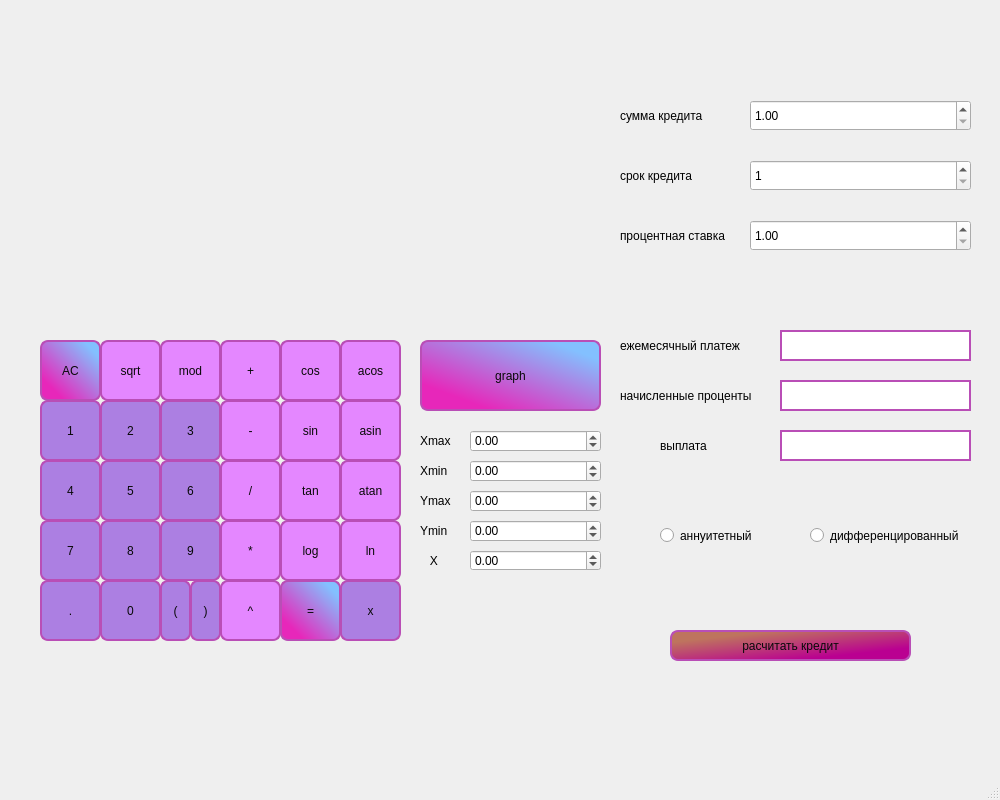
<?xml version="1.0" encoding="UTF-8"?>
<ui version="4.0">
 <class>MainWindow</class>
 <widget class="QMainWindow" name="MainWindow">
  <property name="geometry">
   <rect>
    <x>0</x>
    <y>0</y>
    <width>1000</width>
    <height>800</height>
   </rect>
  </property>
  <property name="minimumSize">
   <size>
    <width>1000</width>
    <height>800</height>
   </size>
  </property>
  <property name="maximumSize">
   <size>
    <width>1000</width>
    <height>800</height>
   </size>
  </property>
  <property name="windowTitle">
   <string>MainWindow</string>
  </property>
  <widget class="QWidget" name="centralwidget">
   <widget class="QPushButton" name="pushButton_AC">
    <property name="geometry">
     <rect>
      <x>40</x>
      <y>340</y>
      <width>61</width>
      <height>61</height>
     </rect>
    </property>
    <property name="styleSheet">
     <string notr="true">QPushButton {
background-color:qlineargradient(spread:pad, x1:0.187, y1:0.801136, x2:0.847005, y2:0.125091, stop:0 rgba(231, 39, 186, 255), stop:1 rgba(131, 192, 255, 255));
color:rgb(9, 9, 9);
border:2px solid rgb(185, 78, 182);
border-radius:8px;
}
QPushButton:hover {
background-color:rgb(255, 101, 103);
color:white;
border:2px solid white;
border-radius:8px;
}</string>
    </property>
    <property name="text">
     <string>AC</string>
    </property>
   </widget>
   <widget class="QLabel" name="show_str">
    <property name="geometry">
     <rect>
      <x>40</x>
      <y>300</y>
      <width>361</width>
      <height>31</height>
     </rect>
    </property>
    <property name="styleSheet">
     <string>QPushButton {
background-color:#rgb(186, 97, 0);
color:black;
border:2px solid black;
border-radius:8px;
}
QPushButton:hover {
background-color:black;
color:white;
border:2px solid white;
border-radius:8px;
}</string>
    </property>
    <property name="text">
     <string/>
    </property>
   </widget>
   <widget class="QPushButton" name="pushButton_mod">
    <property name="geometry">
     <rect>
      <x>160</x>
      <y>340</y>
      <width>61</width>
      <height>61</height>
     </rect>
    </property>
    <property name="styleSheet">
     <string notr="true">QPushButton {
background-color:rgb(228, 135, 255);
color:rgb(9, 9, 9);
border:2px solid rgb(185, 78, 182);
border-radius:8px;
}
QPushButton:hover {
background-color:rgb(255, 101, 103);
color:white;
border:2px solid white;
border-radius:8px;
}</string>
    </property>
    <property name="text">
     <string>mod</string>
    </property>
   </widget>
   <widget class="QPushButton" name="pushButton_cos">
    <property name="geometry">
     <rect>
      <x>280</x>
      <y>340</y>
      <width>61</width>
      <height>61</height>
     </rect>
    </property>
    <property name="styleSheet">
     <string notr="true">QPushButton {
background-color:rgb(228, 135, 255);
color:rgb(9, 9, 9);
border:2px solid rgb(185, 78, 182);
border-radius:8px;
}
QPushButton:hover {
background-color:rgb(255, 101, 103);
color:white;
border:2px solid white;
border-radius:8px;
}</string>
    </property>
    <property name="text">
     <string>cos</string>
    </property>
   </widget>
   <widget class="QPushButton" name="pushButton_acos">
    <property name="geometry">
     <rect>
      <x>340</x>
      <y>340</y>
      <width>61</width>
      <height>61</height>
     </rect>
    </property>
    <property name="styleSheet">
     <string notr="true">QPushButton {
background-color:rgb(228, 135, 255);
color:rgb(9, 9, 9);
border:2px solid rgb(185, 78, 182);
border-radius:8px;
}
QPushButton:hover {
background-color:rgb(255, 101, 103);
color:white;
border:2px solid white;
border-radius:8px;
}</string>
    </property>
    <property name="text">
     <string>acos</string>
    </property>
   </widget>
   <widget class="QPushButton" name="pushButton_plus">
    <property name="geometry">
     <rect>
      <x>220</x>
      <y>340</y>
      <width>61</width>
      <height>61</height>
     </rect>
    </property>
    <property name="styleSheet">
     <string notr="true">QPushButton {
background-color:rgb(228, 135, 255);
color:rgb(9, 9, 9);
border:2px solid rgb(185, 78, 182);
border-radius:8px;
}
QPushButton:hover {
background-color:rgb(255, 101, 103);
color:white;
border:2px solid white;
border-radius:8px;
}</string>
    </property>
    <property name="text">
     <string>+</string>
    </property>
   </widget>
   <widget class="QPushButton" name="pushButton_3">
    <property name="geometry">
     <rect>
      <x>160</x>
      <y>400</y>
      <width>61</width>
      <height>61</height>
     </rect>
    </property>
    <property name="styleSheet">
     <string notr="true">QPushButton {
background-color:rgb(172, 127, 226);
color:rgb(9, 9, 9);
border:2px solid rgb(185, 78, 182);
border-radius:8px;
}
QPushButton:hover {
background-color:rgb(255, 101, 103);
color:white;
border:2px solid white;
border-radius:8px;
}</string>
    </property>
    <property name="text">
     <string>3</string>
    </property>
   </widget>
   <widget class="QPushButton" name="pushButton_minus">
    <property name="geometry">
     <rect>
      <x>220</x>
      <y>400</y>
      <width>61</width>
      <height>61</height>
     </rect>
    </property>
    <property name="styleSheet">
     <string notr="true">QPushButton {
background-color:rgb(228, 135, 255);
color:rgb(9, 9, 9);
border:2px solid rgb(185, 78, 182);
border-radius:8px;
}
QPushButton:hover {
background-color:rgb(255, 101, 103);
color:white;
border:2px solid white;
border-radius:8px;
}</string>
    </property>
    <property name="text">
     <string>-</string>
    </property>
   </widget>
   <widget class="QPushButton" name="pushButton_2">
    <property name="geometry">
     <rect>
      <x>100</x>
      <y>400</y>
      <width>61</width>
      <height>61</height>
     </rect>
    </property>
    <property name="styleSheet">
     <string notr="true">QPushButton {
background-color:rgb(172, 127, 226);
color:rgb(9, 9, 9);
border:2px solid rgb(185, 78, 182);
border-radius:8px;
}
QPushButton:hover {
background-color:rgb(255, 101, 103);
color:white;
border:2px solid white;
border-radius:8px;
}</string>
    </property>
    <property name="text">
     <string>2</string>
    </property>
   </widget>
   <widget class="QPushButton" name="pushButton_1">
    <property name="geometry">
     <rect>
      <x>40</x>
      <y>400</y>
      <width>61</width>
      <height>61</height>
     </rect>
    </property>
    <property name="styleSheet">
     <string notr="true">QPushButton {
background-color:rgb(172, 127, 226);
color:rgb(9, 9, 9);
border:2px solid rgb(185, 78, 182);
border-radius:8px;
}
QPushButton:hover {
background-color:rgb(255, 101, 103);
color:white;
border:2px solid white;
border-radius:8px;
}</string>
    </property>
    <property name="text">
     <string>1</string>
    </property>
   </widget>
   <widget class="QPushButton" name="pushButton_asin">
    <property name="geometry">
     <rect>
      <x>340</x>
      <y>400</y>
      <width>61</width>
      <height>61</height>
     </rect>
    </property>
    <property name="styleSheet">
     <string notr="true">QPushButton {
background-color:rgb(228, 135, 255);
color:rgb(9, 9, 9);
border:2px solid rgb(185, 78, 182);
border-radius:8px;
}
QPushButton:hover {
background-color:rgb(255, 101, 103);
color:white;
border:2px solid white;
border-radius:8px;
}</string>
    </property>
    <property name="text">
     <string>asin</string>
    </property>
   </widget>
   <widget class="QPushButton" name="pushButton_sin">
    <property name="geometry">
     <rect>
      <x>280</x>
      <y>400</y>
      <width>61</width>
      <height>61</height>
     </rect>
    </property>
    <property name="styleSheet">
     <string notr="true">QPushButton {
background-color:rgb(228, 135, 255);
color:rgb(9, 9, 9);
border:2px solid rgb(185, 78, 182);
border-radius:8px;
}
QPushButton:hover {
background-color:rgb(255, 101, 103);
color:white;
border:2px solid white;
border-radius:8px;
}</string>
    </property>
    <property name="text">
     <string>sin</string>
    </property>
   </widget>
   <widget class="QPushButton" name="pushButton_6">
    <property name="geometry">
     <rect>
      <x>160</x>
      <y>460</y>
      <width>61</width>
      <height>61</height>
     </rect>
    </property>
    <property name="styleSheet">
     <string notr="true">QPushButton {
background-color:rgb(172, 127, 226);
color:rgb(9, 9, 9);
border:2px solid rgb(185, 78, 182);
border-radius:8px;
}
QPushButton:hover {
background-color:rgb(255, 101, 103);
color:white;
border:2px solid white;
border-radius:8px;
}</string>
    </property>
    <property name="text">
     <string>6</string>
    </property>
   </widget>
   <widget class="QPushButton" name="pushButton_8">
    <property name="geometry">
     <rect>
      <x>100</x>
      <y>520</y>
      <width>61</width>
      <height>61</height>
     </rect>
    </property>
    <property name="styleSheet">
     <string notr="true">QPushButton {
background-color:rgb(172, 127, 226);
color:rgb(9, 9, 9);
border:2px solid rgb(185, 78, 182);
border-radius:8px;
}
QPushButton:hover {
background-color:rgb(255, 101, 103);
color:white;
border:2px solid white;
border-radius:8px;
}</string>
    </property>
    <property name="text">
     <string>8</string>
    </property>
   </widget>
   <widget class="QPushButton" name="pushButton_div">
    <property name="geometry">
     <rect>
      <x>220</x>
      <y>460</y>
      <width>61</width>
      <height>61</height>
     </rect>
    </property>
    <property name="styleSheet">
     <string notr="true">QPushButton {
background-color:rgb(228, 135, 255);
color:rgb(9, 9, 9);
border:2px solid rgb(185, 78, 182);
border-radius:8px;
}
QPushButton:hover {
background-color:rgb(255, 101, 103);
color:white;
border:2px solid white;
border-radius:8px;
}</string>
    </property>
    <property name="text">
     <string>/</string>
    </property>
   </widget>
   <widget class="QPushButton" name="pushButton_muilt">
    <property name="geometry">
     <rect>
      <x>220</x>
      <y>520</y>
      <width>61</width>
      <height>61</height>
     </rect>
    </property>
    <property name="styleSheet">
     <string notr="true">QPushButton {
background-color:rgb(228, 135, 255);
color:rgb(9, 9, 9);
border:2px solid rgb(185, 78, 182);
border-radius:8px;
}
QPushButton:hover {
background-color:rgb(255, 101, 103);
color:white;
border:2px solid white;
border-radius:8px;
}</string>
    </property>
    <property name="text">
     <string>*</string>
    </property>
   </widget>
   <widget class="QPushButton" name="pushButton_7">
    <property name="geometry">
     <rect>
      <x>40</x>
      <y>520</y>
      <width>61</width>
      <height>61</height>
     </rect>
    </property>
    <property name="styleSheet">
     <string notr="true">QPushButton {
background-color:rgb(172, 127, 226);
color:rgb(9, 9, 9);
border:2px solid rgb(185, 78, 182);
border-radius:8px;
}
QPushButton:hover {
background-color:rgb(255, 101, 103);
color:white;
border:2px solid white;
border-radius:8px;
}</string>
    </property>
    <property name="text">
     <string>7</string>
    </property>
   </widget>
   <widget class="QPushButton" name="pushButton_log">
    <property name="geometry">
     <rect>
      <x>280</x>
      <y>520</y>
      <width>61</width>
      <height>61</height>
     </rect>
    </property>
    <property name="styleSheet">
     <string notr="true">QPushButton {
background-color:rgb(228, 135, 255);
color:rgb(9, 9, 9);
border:2px solid rgb(185, 78, 182);
border-radius:8px;
}
QPushButton:hover {
background-color:rgb(255, 101, 103);
color:white;
border:2px solid white;
border-radius:8px;
}</string>
    </property>
    <property name="text">
     <string>log</string>
    </property>
   </widget>
   <widget class="QPushButton" name="pushButton_5">
    <property name="geometry">
     <rect>
      <x>100</x>
      <y>460</y>
      <width>61</width>
      <height>61</height>
     </rect>
    </property>
    <property name="styleSheet">
     <string notr="true">QPushButton {
background-color:rgb(172, 127, 226);
color:rgb(9, 9, 9);
border:2px solid rgb(185, 78, 182);
border-radius:8px;
}
QPushButton:hover {
background-color:rgb(255, 101, 103);
color:white;
border:2px solid white;
border-radius:8px;
}</string>
    </property>
    <property name="text">
     <string>5</string>
    </property>
   </widget>
   <widget class="QPushButton" name="pushButton_4">
    <property name="geometry">
     <rect>
      <x>40</x>
      <y>460</y>
      <width>61</width>
      <height>61</height>
     </rect>
    </property>
    <property name="styleSheet">
     <string notr="true">QPushButton {
background-color:rgb(172, 127, 226);
color:rgb(9, 9, 9);
border:2px solid rgb(185, 78, 182);
border-radius:8px;
}
QPushButton:hover {
background-color:rgb(255, 101, 103);
color:white;
border:2px solid white;
border-radius:8px;
}</string>
    </property>
    <property name="text">
     <string>4</string>
    </property>
   </widget>
   <widget class="QPushButton" name="pushButton_atan">
    <property name="geometry">
     <rect>
      <x>340</x>
      <y>460</y>
      <width>61</width>
      <height>61</height>
     </rect>
    </property>
    <property name="styleSheet">
     <string notr="true">QPushButton {
background-color:rgb(228, 135, 255);
color:rgb(9, 9, 9);
border:2px solid rgb(185, 78, 182);
border-radius:8px;
}
QPushButton:hover {
background-color:rgb(255, 101, 103);
color:white;
border:2px solid white;
border-radius:8px;
}</string>
    </property>
    <property name="text">
     <string>atan</string>
    </property>
   </widget>
   <widget class="QPushButton" name="pushButton_9">
    <property name="geometry">
     <rect>
      <x>160</x>
      <y>520</y>
      <width>61</width>
      <height>61</height>
     </rect>
    </property>
    <property name="styleSheet">
     <string notr="true">QPushButton {
background-color:rgb(172, 127, 226);
color:rgb(9, 9, 9);
border:2px solid rgb(185, 78, 182);
border-radius:8px;
}
QPushButton:hover {
background-color:rgb(255, 101, 103);
color:white;
border:2px solid white;
border-radius:8px;
}</string>
    </property>
    <property name="text">
     <string>9</string>
    </property>
   </widget>
   <widget class="QPushButton" name="pushButton_ln">
    <property name="geometry">
     <rect>
      <x>340</x>
      <y>520</y>
      <width>61</width>
      <height>61</height>
     </rect>
    </property>
    <property name="styleSheet">
     <string notr="true">QPushButton {
background-color:rgb(228, 135, 255);
color:rgb(9, 9, 9);
border:2px solid rgb(185, 78, 182);
border-radius:8px;
}
QPushButton:hover {
background-color:rgb(255, 101, 103);
color:white;
border:2px solid white;
border-radius:8px;
}</string>
    </property>
    <property name="text">
     <string>ln</string>
    </property>
   </widget>
   <widget class="QPushButton" name="pushButton_tan">
    <property name="geometry">
     <rect>
      <x>280</x>
      <y>460</y>
      <width>61</width>
      <height>61</height>
     </rect>
    </property>
    <property name="styleSheet">
     <string notr="true">QPushButton {
background-color:rgb(228, 135, 255);
color:rgb(9, 9, 9);
border:2px solid rgb(185, 78, 182);
border-radius:8px;
}
QPushButton:hover {
background-color:rgb(255, 101, 103);
color:white;
border:2px solid white;
border-radius:8px;
}</string>
    </property>
    <property name="text">
     <string>tan</string>
    </property>
   </widget>
   <widget class="QPushButton" name="pushButton_sqrt">
    <property name="geometry">
     <rect>
      <x>100</x>
      <y>340</y>
      <width>61</width>
      <height>61</height>
     </rect>
    </property>
    <property name="styleSheet">
     <string notr="true">QPushButton {
background-color:rgb(228, 135, 255);
color:rgb(9, 9, 9);
border:2px solid rgb(185, 78, 182);
border-radius:8px;
}
QPushButton:hover {
background-color:rgb(255, 101, 103);
color:white;
border:2px solid white;
border-radius:8px;
}</string>
    </property>
    <property name="text">
     <string>sqrt</string>
    </property>
   </widget>
   <widget class="QPushButton" name="pushButton_eq">
    <property name="geometry">
     <rect>
      <x>280</x>
      <y>580</y>
      <width>61</width>
      <height>61</height>
     </rect>
    </property>
    <property name="styleSheet">
     <string notr="true">QPushButton {
background-color:qlineargradient(spread:pad, x1:0.187, y1:0.801136, x2:0.847005, y2:0.125091, stop:0 rgba(231, 39, 186, 255), stop:1 rgba(131, 192, 255, 255));
color:rgb(9, 9, 9);
border:2px solid rgb(185, 78, 182);
border-radius:8px;
}
QPushButton:hover {
background-color:rgb(255, 101, 103);
color:white;
border:2px solid white;
border-radius:8px;
}</string>
    </property>
    <property name="text">
     <string>=</string>
    </property>
   </widget>
   <widget class="QPushButton" name="pushButton_open">
    <property name="geometry">
     <rect>
      <x>160</x>
      <y>580</y>
      <width>31</width>
      <height>61</height>
     </rect>
    </property>
    <property name="styleSheet">
     <string notr="true">QPushButton {
background-color:rgb(172, 127, 226);
color:rgb(9, 9, 9);
border:2px solid rgb(185, 78, 182);
border-radius:8px;
}
QPushButton:hover {
background-color:rgb(255, 101, 103);
color:white;
border:2px solid white;
border-radius:8px;
}</string>
    </property>
    <property name="text">
     <string>(</string>
    </property>
   </widget>
   <widget class="QPushButton" name="pushButton_dot">
    <property name="geometry">
     <rect>
      <x>40</x>
      <y>580</y>
      <width>61</width>
      <height>61</height>
     </rect>
    </property>
    <property name="styleSheet">
     <string notr="true">QPushButton {
background-color:rgb(172, 127, 226);
color:rgb(9, 9, 9);
border:2px solid rgb(185, 78, 182);
border-radius:8px;
}
QPushButton:hover {
background-color:rgb(255, 101, 103);
color:white;
border:2px solid white;
border-radius:8px;
}</string>
    </property>
    <property name="text">
     <string>.</string>
    </property>
   </widget>
   <widget class="QPushButton" name="pushButton_x">
    <property name="geometry">
     <rect>
      <x>340</x>
      <y>580</y>
      <width>61</width>
      <height>61</height>
     </rect>
    </property>
    <property name="styleSheet">
     <string notr="true">QPushButton {
background-color:rgb(172, 127, 226);
color:rgb(9, 9, 9);
border:2px solid rgb(185, 78, 182);
border-radius:8px;
}
QPushButton:hover {
background-color:rgb(255, 101, 103);
color:white;
border:2px solid white;
border-radius:8px;
}</string>
    </property>
    <property name="text">
     <string>x</string>
    </property>
   </widget>
   <widget class="QPushButton" name="pushButton_0">
    <property name="geometry">
     <rect>
      <x>100</x>
      <y>580</y>
      <width>61</width>
      <height>61</height>
     </rect>
    </property>
    <property name="styleSheet">
     <string notr="true">QPushButton {
background-color:rgb(172, 127, 226);
color:rgb(9, 9, 9);
border:2px solid rgb(185, 78, 182);
border-radius:8px;
}
QPushButton:hover {
background-color:rgb(255, 101, 103);
color:white;
border:2px solid white;
border-radius:8px;
}</string>
    </property>
    <property name="text">
     <string>0</string>
    </property>
   </widget>
   <widget class="QPushButton" name="pushButton_close">
    <property name="geometry">
     <rect>
      <x>190</x>
      <y>580</y>
      <width>31</width>
      <height>61</height>
     </rect>
    </property>
    <property name="styleSheet">
     <string notr="true">QPushButton {
background-color:rgb(172, 127, 226);
color:rgb(9, 9, 9);
border:2px solid rgb(185, 78, 182);
border-radius:8px;
}
QPushButton:hover {
background-color:rgb(255, 101, 103);
color:white;
border:2px solid white;
border-radius:8px;
}</string>
    </property>
    <property name="text">
     <string>)</string>
    </property>
   </widget>
   <widget class="QPushButton" name="pushButton_pow">
    <property name="geometry">
     <rect>
      <x>220</x>
      <y>580</y>
      <width>61</width>
      <height>61</height>
     </rect>
    </property>
    <property name="styleSheet">
     <string notr="true">QPushButton {
background-color:rgb(228, 135, 255);
color:rgb(9, 9, 9);
border:2px solid rgb(185, 78, 182);
border-radius:8px;
}
QPushButton:hover {
background-color:rgb(255, 101, 103);
color:white;
border:2px solid white;
border-radius:8px;
}</string>
    </property>
    <property name="text">
     <string>^</string>
    </property>
   </widget>
   <widget class="QDoubleSpinBox" name="box_for_x">
    <property name="geometry">
     <rect>
      <x>470</x>
      <y>550</y>
      <width>131</width>
      <height>21</height>
     </rect>
    </property>
    <property name="minimum">
     <double>-1000000.000000000000000</double>
    </property>
    <property name="maximum">
     <double>1000000.000000000000000</double>
    </property>
   </widget>
   <widget class="QCustomPlot" name="widget_graph" native="true">
    <property name="geometry">
     <rect>
      <x>40</x>
      <y>50</y>
      <width>561</width>
      <height>241</height>
     </rect>
    </property>
    <property name="styleSheet">
     <string notr="true"/>
    </property>
   </widget>
   <widget class="QPushButton" name="pushButton">
    <property name="geometry">
     <rect>
      <x>420</x>
      <y>340</y>
      <width>181</width>
      <height>71</height>
     </rect>
    </property>
    <property name="styleSheet">
     <string notr="true">QPushButton {
background-color:qlineargradient(spread:pad, x1:0.187, y1:0.801136, x2:0.847005, y2:0.125091, stop:0 rgba(231, 39, 186, 255), stop:1 rgba(131, 192, 255, 255));
color:rgb(9, 9, 9);
border:2px solid rgb(185, 78, 182);
border-radius:8px;
}
QPushButton:hover {
background-color:rgb(255, 101, 103);
color:white;
border:2px solid white;
border-radius:8px;
}</string>
    </property>
    <property name="text">
     <string>graph</string>
    </property>
   </widget>
   <widget class="QDoubleSpinBox" name="doubleSpinBox_Xmax">
    <property name="geometry">
     <rect>
      <x>470</x>
      <y>430</y>
      <width>131</width>
      <height>22</height>
     </rect>
    </property>
    <property name="styleSheet">
     <string notr="true"/>
    </property>
    <property name="minimum">
     <double>-1000000.000000000000000</double>
    </property>
    <property name="maximum">
     <double>1000000.000000000000000</double>
    </property>
   </widget>
   <widget class="QDoubleSpinBox" name="doubleSpinBox_Xmin">
    <property name="geometry">
     <rect>
      <x>470</x>
      <y>460</y>
      <width>131</width>
      <height>22</height>
     </rect>
    </property>
    <property name="minimum">
     <double>-1000000.000000000000000</double>
    </property>
    <property name="maximum">
     <double>1000000.000000000000000</double>
    </property>
   </widget>
   <widget class="QDoubleSpinBox" name="doubleSpinBox_Ymax">
    <property name="geometry">
     <rect>
      <x>470</x>
      <y>490</y>
      <width>131</width>
      <height>22</height>
     </rect>
    </property>
    <property name="minimum">
     <double>-1000000.000000000000000</double>
    </property>
    <property name="maximum">
     <double>1000000.000000000000000</double>
    </property>
   </widget>
   <widget class="QDoubleSpinBox" name="doubleSpinBox_Ymin">
    <property name="geometry">
     <rect>
      <x>470</x>
      <y>520</y>
      <width>131</width>
      <height>22</height>
     </rect>
    </property>
    <property name="minimum">
     <double>-1000000.000000000000000</double>
    </property>
    <property name="maximum">
     <double>1000000.000000000000000</double>
    </property>
   </widget>
   <widget class="QLabel" name="label">
    <property name="geometry">
     <rect>
      <x>420</x>
      <y>430</y>
      <width>51</width>
      <height>21</height>
     </rect>
    </property>
    <property name="text">
     <string>Xmax</string>
    </property>
   </widget>
   <widget class="QLabel" name="label_2">
    <property name="geometry">
     <rect>
      <x>420</x>
      <y>460</y>
      <width>51</width>
      <height>21</height>
     </rect>
    </property>
    <property name="text">
     <string>Xmin</string>
    </property>
   </widget>
   <widget class="QLabel" name="label_3">
    <property name="geometry">
     <rect>
      <x>420</x>
      <y>490</y>
      <width>51</width>
      <height>21</height>
     </rect>
    </property>
    <property name="text">
     <string>Ymax</string>
    </property>
   </widget>
   <widget class="QLabel" name="label_4">
    <property name="geometry">
     <rect>
      <x>420</x>
      <y>520</y>
      <width>51</width>
      <height>21</height>
     </rect>
    </property>
    <property name="text">
     <string>Ymin</string>
    </property>
   </widget>
   <widget class="QLabel" name="label_5">
    <property name="geometry">
     <rect>
      <x>420</x>
      <y>550</y>
      <width>31</width>
      <height>21</height>
     </rect>
    </property>
    <property name="text">
     <string>   X</string>
    </property>
    <property name="textFormat">
     <enum>Qt::PlainText</enum>
    </property>
   </widget>
   <widget class="QPushButton" name="pushButton_credit_calc">
    <property name="geometry">
     <rect>
      <x>670</x>
      <y>630</y>
      <width>241</width>
      <height>31</height>
     </rect>
    </property>
    <property name="styleSheet">
     <string notr="true">QPushButton {
background-color:qlineargradient(spread:pad, x1:0.756, y1:0.801136, x2:0.159204, y2:0.148, stop:0 rgba(186, 0, 145, 255), stop:0.915423 rgba(190, 116, 94, 255));
color:rgb(9, 9, 9);
border:2px solid rgb(185, 78, 182);
border-radius:8px;
}
QPushButton:hover {
background-color:rgb(255, 101, 103);
color:white;
border:2px solid white;
border-radius:8px;
}</string>
    </property>
    <property name="text">
     <string>расчитать кредит</string>
    </property>
   </widget>
   <widget class="QDoubleSpinBox" name="doubleSpinBox_summa">
    <property name="geometry">
     <rect>
      <x>750</x>
      <y>100</y>
      <width>221</width>
      <height>31</height>
     </rect>
    </property>
    <property name="minimum">
     <double>1.000000000000000</double>
    </property>
    <property name="maximum">
     <double>1000000.000000000000000</double>
    </property>
   </widget>
   <widget class="QDoubleSpinBox" name="doubleSpinBox_proc_stavka">
    <property name="geometry">
     <rect>
      <x>750</x>
      <y>220</y>
      <width>221</width>
      <height>31</height>
     </rect>
    </property>
    <property name="styleSheet">
     <string notr="true"/>
    </property>
    <property name="minimum">
     <double>1.000000000000000</double>
    </property>
    <property name="maximum">
     <double>999.000000000000000</double>
    </property>
   </widget>
   <widget class="QLabel" name="label_summa">
    <property name="geometry">
     <rect>
      <x>620</x>
      <y>100</y>
      <width>101</width>
      <height>31</height>
     </rect>
    </property>
    <property name="text">
     <string>сумма кредита</string>
    </property>
   </widget>
   <widget class="QLabel" name="label_srok_credita">
    <property name="geometry">
     <rect>
      <x>620</x>
      <y>160</y>
      <width>101</width>
      <height>31</height>
     </rect>
    </property>
    <property name="text">
     <string>срок кредита</string>
    </property>
   </widget>
   <widget class="QLabel" name="label_proc_stavka">
    <property name="geometry">
     <rect>
      <x>620</x>
      <y>220</y>
      <width>121</width>
      <height>31</height>
     </rect>
    </property>
    <property name="text">
     <string>процентная ставка</string>
    </property>
   </widget>
   <widget class="QLabel" name="label_one">
    <property name="geometry">
     <rect>
      <x>780</x>
      <y>330</y>
      <width>191</width>
      <height>31</height>
     </rect>
    </property>
    <property name="styleSheet">
     <string notr="true">QLabel{
color :black;
border:2px solid rgb(185, 78, 182);
background-color:rgb(255, 255, 255);
}</string>
    </property>
    <property name="text">
     <string/>
    </property>
   </widget>
   <widget class="QLabel" name="label_nachic_proc">
    <property name="geometry">
     <rect>
      <x>780</x>
      <y>380</y>
      <width>191</width>
      <height>31</height>
     </rect>
    </property>
    <property name="styleSheet">
     <string notr="true">QLabel{
color :black;
border:2px solid rgb(185, 78, 182);
background-color:rgb(255, 255, 255);
}</string>
    </property>
    <property name="text">
     <string/>
    </property>
   </widget>
   <widget class="QLabel" name="label_total">
    <property name="geometry">
     <rect>
      <x>780</x>
      <y>430</y>
      <width>191</width>
      <height>31</height>
     </rect>
    </property>
    <property name="styleSheet">
     <string notr="true">QLabel{
color :black;
border:2px solid rgb(185, 78, 182);
background-color:rgb(255, 255, 255);
}</string>
    </property>
    <property name="text">
     <string/>
    </property>
   </widget>
   <widget class="QRadioButton" name="radioButton_ann">
    <property name="geometry">
     <rect>
      <x>660</x>
      <y>510</y>
      <width>111</width>
      <height>51</height>
     </rect>
    </property>
    <property name="tabletTracking">
     <bool>true</bool>
    </property>
    <property name="text">
     <string>аннуитетный</string>
    </property>
    <property name="checkable">
     <bool>true</bool>
    </property>
    <property name="autoRepeat">
     <bool>false</bool>
    </property>
   </widget>
   <widget class="QRadioButton" name="radioButton_diff">
    <property name="geometry">
     <rect>
      <x>810</x>
      <y>510</y>
      <width>171</width>
      <height>51</height>
     </rect>
    </property>
    <property name="text">
     <string>дифференцированный</string>
    </property>
   </widget>
   <widget class="QLabel" name="label_proc_one">
    <property name="geometry">
     <rect>
      <x>620</x>
      <y>330</y>
      <width>141</width>
      <height>31</height>
     </rect>
    </property>
    <property name="text">
     <string>ежемесячный платеж</string>
    </property>
   </widget>
   <widget class="QLabel" name="label_proc_stavka_nachis_procent">
    <property name="geometry">
     <rect>
      <x>620</x>
      <y>380</y>
      <width>151</width>
      <height>31</height>
     </rect>
    </property>
    <property name="text">
     <string>начисленные проценты</string>
    </property>
   </widget>
   <widget class="QLabel" name="label_proc_stavka_4">
    <property name="geometry">
     <rect>
      <x>660</x>
      <y>430</y>
      <width>61</width>
      <height>31</height>
     </rect>
    </property>
    <property name="text">
     <string>выплата</string>
    </property>
   </widget>
   <widget class="QSpinBox" name="spinBox_srok">
    <property name="geometry">
     <rect>
      <x>750</x>
      <y>160</y>
      <width>221</width>
      <height>31</height>
     </rect>
    </property>
    <property name="minimum">
     <number>1</number>
    </property>
    <property name="maximum">
     <number>600</number>
    </property>
   </widget>
  </widget>
  <widget class="QMenuBar" name="menubar">
   <property name="geometry">
    <rect>
     <x>0</x>
     <y>0</y>
     <width>1000</width>
     <height>24</height>
    </rect>
   </property>
  </widget>
  <widget class="QStatusBar" name="statusbar"/>
 </widget>
 <customwidgets>
  <customwidget>
   <class>QCustomPlot</class>
   <extends>QWidget</extends>
   <header>qcustomplot.h</header>
   <container>1</container>
  </customwidget>
 </customwidgets>
 <resources/>
 <connections/>
</ui>
